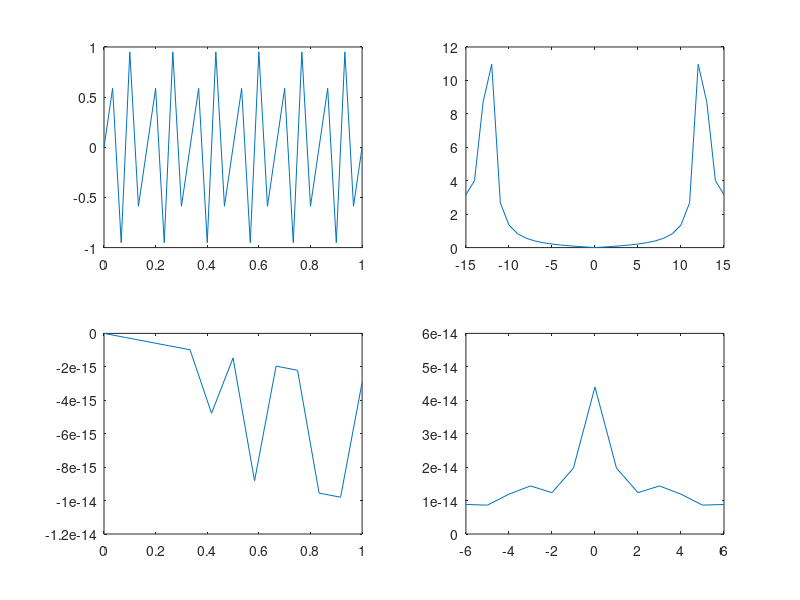

MATLAB code for this plot:
% (c) Cyntwikip

clear;  %clear variables.

%%
% part 1
fs = 30;
t = 0:1/fs:1;
freq = 12; %frequency
y = sin(2*pi*freq*t);  %sinusoid
subplot(2,2,1);
plot(t, y);
%%

%%
% part 2
Y1 = fft(y);
f = -fs/2:fs/2;
subplot(2,2,2);
plot(f, fftshift(abs(Y1)));
%%

%%
% part 3
fs = 12;
t = 0:1/fs:1;
freq = 12; %frequency
y = sin(2*pi*freq*t);  %sinusoid
subplot(2,2,3);
plot(t, y);
%%

%%
% part 4
Y1 = fft(y);
f = -fs/2:fs/2;
subplot(2,2,4);
plot(f, fftshift(abs(Y1)));
%%

